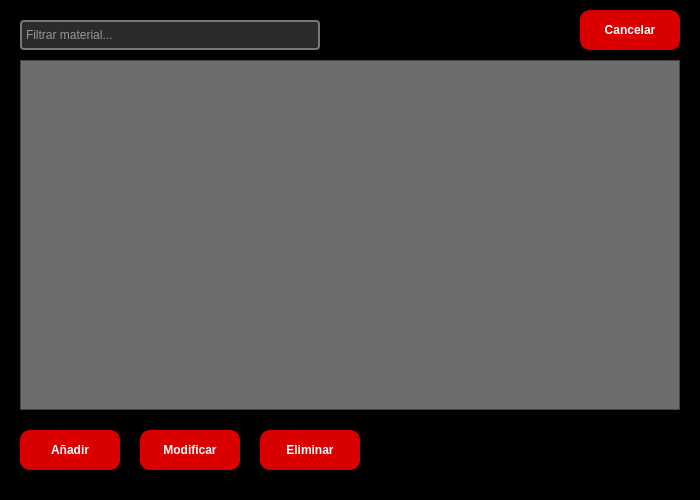
<?xml version="1.0" encoding="UTF-8"?>
<ui version="4.0">
 <class>GestionarMaterial</class>
 <widget class="QWidget" name="GestionarMaterial">
  <property name="geometry">
   <rect>
    <x>0</x>
    <y>0</y>
    <width>700</width>
    <height>500</height>
   </rect>
  </property>
  <property name="windowTitle">
   <string>Gestión de Material</string>
  </property>
  <property name="styleSheet">
   <string notr="true">background-color:#000000</string>
  </property>
  <widget class="QLineEdit" name="filterLineEdit">
   <property name="geometry">
    <rect>
     <x>20</x>
     <y>20</y>
     <width>300</width>
     <height>30</height>
    </rect>
   </property>
   <property name="styleSheet">
    <string notr="true">QLineEdit {
    background-color: #2b2b2b;      
    color: white;                   
    border: 1.5px solid #777777;     
    padding: 2px;
    border-radius: 4px;
    selection-background-color: #444444;
    selection-color: #ff4c4c;        
}
</string>
   </property>
   <property name="placeholderText">
    <string>Filtrar material...</string>
   </property>
  </widget>
  <widget class="QTableView" name="tableView">
   <property name="geometry">
    <rect>
     <x>20</x>
     <y>60</y>
     <width>660</width>
     <height>350</height>
    </rect>
   </property>
   <property name="styleSheet">
    <string notr="true">QTableView {
    background-color: #6d6d6d;
    color: white;
    gridline-color: #888888; 
    border: 1px solid #444444;
}

QTableView::item {
    background-color: #7d7d7d;
    border: 1px solid #555555;
    padding: 4px;
}

QTableView {
    background-color: #6d6d6d;
    color: white;
    gridline-color: #888888; /* color del borde entre celdas */
    border: 1px solid #444444;
}

QTableWidget::item {
    background-color: #7d7d7d;
    border: 1px solid #555555;
    padding: 4px;
}

QHeaderView::section {
    background-color: #5d5d5d;
    color: white;
    border: 1px solid #444444;
    padding: 4px;
}

QTableCornerButton::section {
    background-color: #6d6d6d;
    border: 1px solid #555555;
}


QScrollBar:vertical {
    background: #5d5d5d;  /* Fondo liso, sin textura */
    width: 12px;
    margin: 0px;
    border: none;
}

QScrollBar::handle:vertical {
    background: #888888;  /* Parte que se arrastra */
    min-height: 20px;
    border-radius: 4px;
}

QScrollBar::add-line:vertical,
QScrollBar::sub-line:vertical {
    height: 0px;
    background: none;
    border: none;
}

QScrollBar:horizontal {
    background: #5d5d5d;
    height: 12px;
    margin: 0px;
    border: none;
}

QScrollBar::handle:horizontal {
    background: #888888;
    min-width: 20px;
    border-radius: 4px;
}

QScrollBar::add-line:horizontal,
QScrollBar::sub-line:horizontal {
    width: 0px;
    background: none;
    border: none;
}

QTableWidget QLineEdit {
    background-color: #5d5d5d;
    color: white;
    border: 1px solid #777777;
    padding: 2px;
}</string>
   </property>
  </widget>
  <widget class="QPushButton" name="btnAnadir">
   <property name="geometry">
    <rect>
     <x>20</x>
     <y>430</y>
     <width>100</width>
     <height>40</height>
    </rect>
   </property>
   <property name="styleSheet">
    <string notr="true">QPushButton {
    background-color: #da0000;
    color: white;
    border-radius: 10px;
    padding: 6px;
    font-size: 12px;
    font-weight: bold;
}

QPushButton:hover {
    background-color: #aa0000;
}</string>
   </property>
   <property name="text">
    <string>Añadir</string>
   </property>
  </widget>
  <widget class="QPushButton" name="btnModificar">
   <property name="geometry">
    <rect>
     <x>140</x>
     <y>430</y>
     <width>100</width>
     <height>40</height>
    </rect>
   </property>
   <property name="styleSheet">
    <string notr="true">QPushButton {
    background-color: #da0000;
    color: white;
    border-radius: 10px;
    padding: 6px;
    font-size: 12px;
    font-weight: bold;
}

QPushButton:hover {
    background-color: #aa0000;
}</string>
   </property>
   <property name="text">
    <string>Modificar</string>
   </property>
  </widget>
  <widget class="QPushButton" name="btnEliminar">
   <property name="geometry">
    <rect>
     <x>260</x>
     <y>430</y>
     <width>100</width>
     <height>40</height>
    </rect>
   </property>
   <property name="styleSheet">
    <string notr="true">QPushButton {
    background-color: #da0000;
    color: white;
    border-radius: 10px;
    padding: 6px;
    font-size: 12px;
    font-weight: bold;
}

QPushButton:hover {
    background-color: #aa0000;
}</string>
   </property>
   <property name="text">
    <string>Eliminar</string>
   </property>
  </widget>
  <widget class="QPushButton" name="btnCancelar">
   <property name="geometry">
    <rect>
     <x>580</x>
     <y>10</y>
     <width>100</width>
     <height>40</height>
    </rect>
   </property>
   <property name="styleSheet">
    <string notr="true">QPushButton {
    background-color: #da0000;
    color: white;
    border-radius: 10px;
    padding: 6px;
    font-size: 12px;
    font-weight: bold;
}

QPushButton:hover {
    background-color: #aa0000;
}</string>
   </property>
   <property name="text">
    <string>Cancelar</string>
   </property>
  </widget>
 </widget>
 <resources/>
 <connections/>
</ui>
